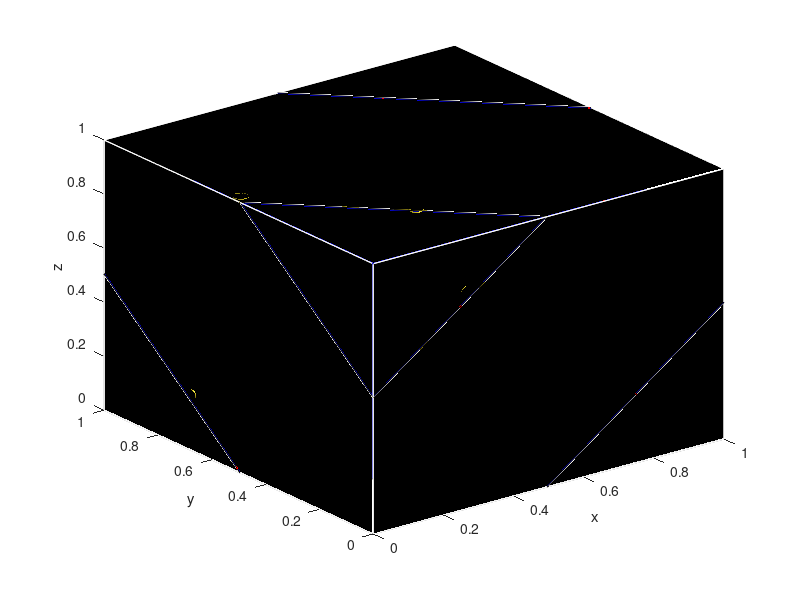

Write the MATLAB code that produced this figure.
% Produces Figure 6 in "Principal Symmetric Space Analysis", C Curry, S R
% Marsland, and R I McLachlan, J Comput Dyn 6(2) 2019.
% The best 1-torus and 2-torus approximating 50 data points on T^3 are
% chosen from those with fixed resonance relations.

N=50;
d=[1;2;3];
Q=[  -0.267261241912424  -0.357142857142857  -0.214285714285714
  -0.534522483824849   0.285714285714286  -0.428571428571429
  -0.801783725737273  -0.071428571428571   0.357142857142857];
P=[0,1,-1;-2,1,0;-1,-1,1]';
Q=P*inv(P'*P);
s=-10:.002:10;
x=zeros(3,50);y=x;
u = 0.5;
rand('seed',0);randn('seed',1);
for i = 1:50;
    x(:,i) = mod(rand(1)*50*d + 0.02 * randn(3,1)+u+0.05*randn*[1;0;1],1) ;
    y(:,i) = mod(Q \ x(:,i),1);
end
dataa = y(2,:)*2*pi;
a = atan2(mean(sin(dataa)), mean(cos(dataa)))/(2*pi);
erra = norm(0.5*sin(0.5*(dataa - 2*pi*a)))/sqrt(N);
datab = y(3,:)*2*pi;
b = atan2(mean(sin(datab)), mean(cos(datab)))/(2*pi);
errb = norm(0.5*sin(0.5*(datab - 2*pi*b)))/sqrt(N);
datac = y(1,:)*2*pi;
c = atan2(mean(sin(datac)), mean(cos(datac)))/(2*pi);
errc = norm(0.5*sin(0.5*(datac - 2*pi*c)))/sqrt(N);

v = Q*[0; a; b]
g=mod(s'*d'+repmat(v',[length(s),1]),1);
plot3(g(:,1),g(:,2),g(:,3),'r.')
hold on;
N=50;
[Sx,Sy,Sz]=sphere(20);
Sx=.02*Sx;Sy=.02*Sy;Sz=.02*Sz;
R = 1.01; r = 1.01*0.3;
for j = 1:N
Tx = Sx+x(1,j);
Ty = Sy+x(2,j);
Tz = Sz+x(3,j);
surf(Tx,Ty,Tz,.5*ones(size(Tx)));
shading interp;lighting gouraud;
end
sx=x;sy=y;
th = 1+ b;
x = [0,1-th,0];
y = [0, 0, 1-th];
z = [th,1,1];
co=[0;0;1];
p=patch(x,y,z,'b');
set(p,'FaceAlpha',0.5);
hold on
x = [1-th,1,1,1-th,0,0];
y = [0, 0, 1-th, 1, 1, 1-th];
z = [0, th, 1, 1, th, 0];
p=patch(x,y,z,'b');
set(p,'FaceAlpha',0.5);
x = [1, 1, 1-th];
y = [1-th, 1, 1];
z = [0, th, 0];
p=patch(x,y,z,'b');
set(p,'FaceAlpha',0.5);
camlight

cx=[0 1 1 0 0 0;1 1 0 0 1 1;1 1 0 0 1 1;0 1 1 0 0 0];
cy=[0 0 1 1 0 0;0 1 1 0 0 0;0 1 1 0 1 1;0 0 1 1 1 1];
cz=[0 0 0 0 0 1;0 0 0 0 0 1;1 1 1 1 0 1;1 1 1 1 0 1];
for i=1:6
    h=patch(cx(:,i),cy(:,i),cz(:,i),'k');
    set(h,'edgecolor','w')
    set(h,'FaceAlpha',0.2);
    set(h,'FaceLighting','gouraud')
end
set(gcf,'Color','white')
axis([0,1,0,1,0,1]);
xlabel('x');ylabel('y');zlabel('z');

y=sy;x=sx;